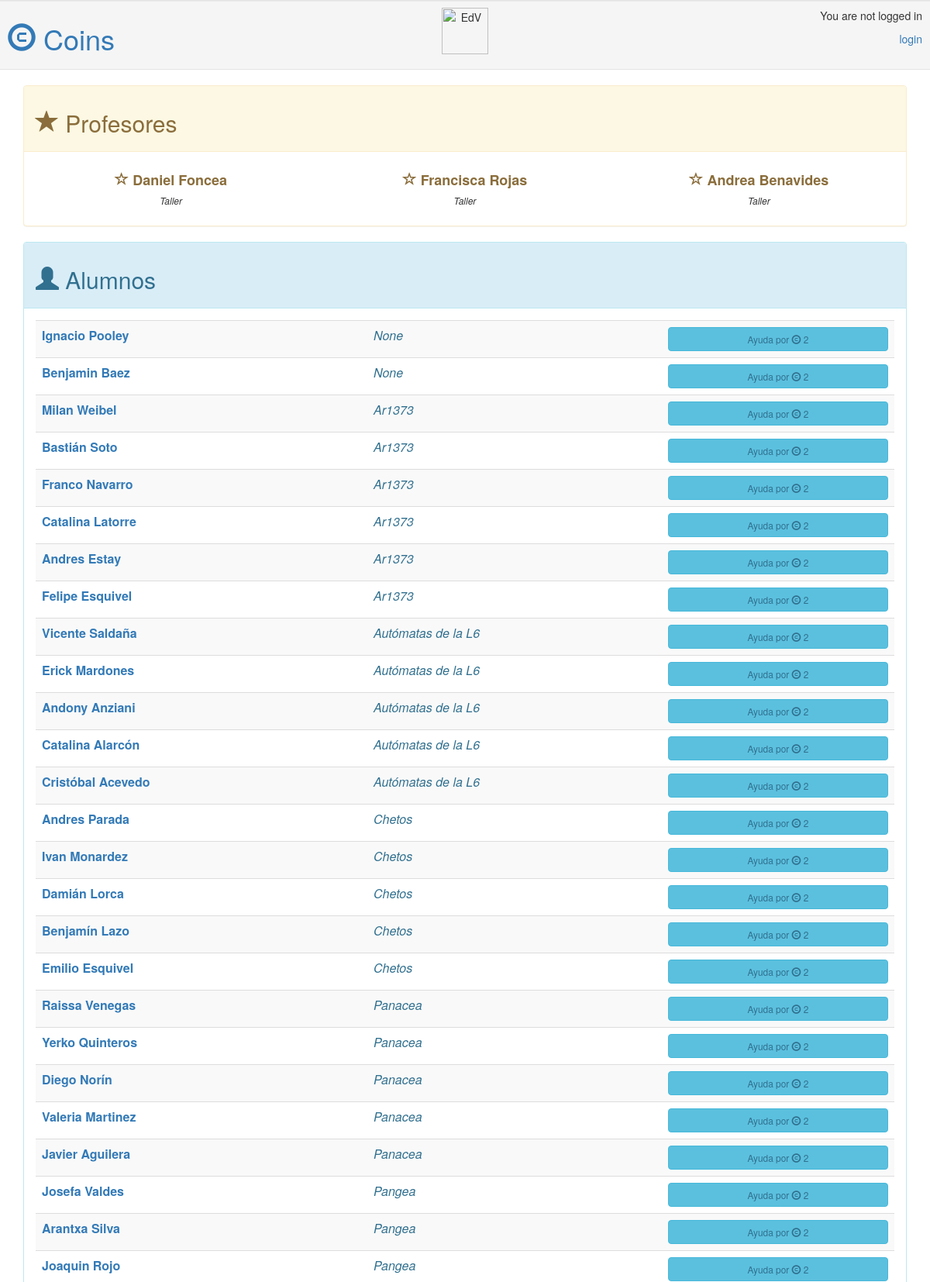
The page / (upper part) on the database its author committed.
### app/models.py (models this page shows, shortened)
class Profesor(models.Model):
	user = models.ForeignKey(User)
	name = models.CharField(max_length=60)
	coins_collected = models.IntegerField(default=0)
	taller = models.CharField(max_length=130,null=True)
	def __str__(self):
		return self.name

class Alumno(models.Model):
	user = models.ForeignKey(User)
	name = models.CharField(max_length=60)
	coins_remain = models.IntegerField(default=0)
	coins_used = models.IntegerField(default=0)
	group = models.ForeignKey(Grupo,blank=True, null=True)
	def __str__(self):
		return self.name

class Grupo(models.Model):
	nroGrupo = models.IntegerField(primary_key=True)
	nombre = models.CharField(max_length=30, null=True)
	def __str__(self):
		return self.nombre

### app/views.py (the view)
# urls.py: url(r'^$', views.users_list, name='home'),
def users_list(request):
	profesores = Profesor.objects.all()
	alumnos = Alumno.objects.all().order_by('group')
	grupos = Grupo.objects.all()
	bienes = Bien.objects.all()
	user = request.user
	return render(request, 'app/users_list.html', {'profesores' : profesores, 'alumnos' : alumnos, 'bienes' : bienes, 'grupos' : grupos,})

### app/templates/app/users_list.html (shortened to what this page needs)
{% extends 'app/base.html' %}
{% block content %}
<div class="panel panel-warning">
	<div class="panel-heading"><h2><span class="glyphicon glyphicon-star"></span> Profesores </h2></div>
	<div class="panel-body">
		<div class="row">
		 	{% for profesor in profesores %}
		  		<div class="col-sm-4" align= "center">
		  			<div>
		  				<h4><b><a class="text-warning"href="{% url 'perfil_profe' pk=profesor.pk %}"> <span class="glyphicon glyphicon-star-empty"></span> {{ profesor }} </a></b></h4>
		  				<h6><i>Taller {{ profesor.taller }}</i></h6>
		  			</div>
		  		</div>
		  	{% endfor %}
		</div>
	</div>
</div>
<div class="panel panel-info">
		<div class="panel-heading"><h2><span class="glyphicon glyphicon-user"></span> Alumnos </h2></div>
		<div class="panel-body" align= "center">
			<table class="table table-striped">
				<tbody>
				{% for alumno in alumnos %}
				<tr>
					<td><b><a href="{% url 'perfil_alumno' pk=alumno.pk %}"> {{ alumno }} </a></b></td>
			  		<td><i class="text-info"> {{ alumno.group }} </i></td>
			  		<td>
			  			<button type="button" class="btn btn-info btn-block"><a class="small text-info" href="{% url 'ayuda' pk=alumno.pk %}">Ayuda por <span class="glyphicon glyphicon-copyright-mark"></span> 2</a></button>
			  		</td>
				</tr>
				{% endfor %}
				</tbody>
			</table>
	</div>
</div>
{% endblock %}

### rows shown on the page
Profesor: name "Daniel Foncea"
Profesor: name "Francisca Rojas"
Profesor: name "Andrea Benavides"
Alumno: name "Ignacio Pooley", group "None"
Alumno: name "Benjamin Baez", group "None"
Alumno: name "Milan Weibel", group "Ar1373"
Alumno: name "Bastián Soto", group "Ar1373"
Alumno: name "Franco Navarro", group "Ar1373"
Alumno: name "Catalina Latorre", group "Ar1373"
Alumno: name "Andres Estay", group "Ar1373"
Alumno: name "Felipe Esquivel", group "Ar1373"
Alumno: name "Vicente Saldaña", group "Autómatas de la L6"
Alumno: name "Erick Mardones", group "Autómatas de la L6"
Alumno: name "Andony Anziani", group "Autómatas de la L6"
Alumno: name "Catalina Alarcón", group "Autómatas de la L6"
Alumno: name "Cristóbal Acevedo", group "Autómatas de la L6"
Alumno: name "Andres Parada", group "Chetos"
Alumno: name "Ivan Monardez", group "Chetos"
Alumno: name "Damián Lorca", group "Chetos"
Alumno: name "Benjamín Lazo", group "Chetos"
Alumno: name "Emilio Esquivel", group "Chetos"
Alumno: name "Raissa Venegas", group "Panacea"
Alumno: name "Yerko Quinteros", group "Panacea"
Alumno: name "Diego Norín", group "Panacea"
Alumno: name "Valeria Martinez", group "Panacea"
Alumno: name "Javier Aguilera", group "Panacea"
Alumno: name "Josefa Valdes", group "Pangea"
Alumno: name "Arantxa Silva", group "Pangea"
Alumno: name "Joaquin Rojo", group "Pangea"
